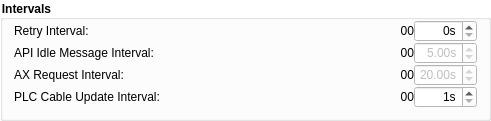
                       <widget class="QGroupBox" name="IntervalGroup">
                        <property name="geometry">
                         <rect>
                          <x>0</x>
                          <y>330</y>
                          <width>491</width>
                          <height>121</height>
                         </rect>
                        </property>
                        <property name="font">
                         <font>
                          <weight>75</weight>
                          <bold>true</bold>
                         </font>
                        </property>
                        <property name="styleSheet">
                         <string notr="true">background-color: rgba(255, 255, 255, 100);
border-color: rgb(255, 255, 255);</string>
                        </property>
                        <property name="title">
                         <string>Intervals</string>
                        </property>
                        <property name="flat">
                         <bool>true</bool>
                        </property>
                        <layout class="QGridLayout" name="gridLayout_14">
                         <property name="topMargin">
                          <number>0</number>
                         </property>
                         <property name="bottomMargin">
                          <number>0</number>
                         </property>
                         <property name="spacing">
                          <number>0</number>
                         </property>
                         <item row="1" column="2">
                          <widget class="QDoubleSpinBox" name="dsb_apiInterval">
                           <property name="enabled">
                            <bool>false</bool>
                           </property>
                           <property name="sizePolicy">
                            <sizepolicy hsizetype="Expanding" vsizetype="Expanding">
                             <horstretch>0</horstretch>
                             <verstretch>0</verstretch>
                            </sizepolicy>
                           </property>
                           <property name="minimumSize">
                            <size>
                             <width>63</width>
                             <height>0</height>
                            </size>
                           </property>
                           <property name="maximumSize">
                            <size>
                             <width>56</width>
                             <height>16777215</height>
                            </size>
                           </property>
                           <property name="toolTip">
                            <string>&lt;html&gt;&lt;head/&gt;&lt;body&gt;&lt;p&gt;The interval between attempts at communicating with API and PLC servers. If fails once, connection is lost.&lt;/p&gt;&lt;/body&gt;&lt;/html&gt;</string>
                           </property>
                           <property name="styleSheet">
                            <string notr="true">background-color:white</string>
                           </property>
                           <property name="alignment">
                            <set>Qt::AlignRight|Qt::AlignTrailing|Qt::AlignVCenter</set>
                           </property>
                           <property name="suffix">
                            <string>s</string>
                           </property>
                           <property name="decimals">
                            <number>2</number>
                           </property>
                           <property name="minimum">
                            <double>0.000000000000000</double>
                           </property>
                           <property name="maximum">
                            <double>120.000000000000000</double>
                           </property>
                           <property name="singleStep">
                            <double>1.000000000000000</double>
                           </property>
                           <property name="value">
                            <double>5.000000000000000</double>
                           </property>
                          </widget>
                         </item>
                         <item row="2" column="1">
                          <widget class="QLabel" name="l_axInterval">
                           <property name="toolTip">
                            <string>&lt;html&gt;&lt;head/&gt;&lt;body&gt;&lt;p&gt;This variable shows in how long does AX-Door sends a request.&lt;/p&gt;&lt;/body&gt;&lt;/html&gt;</string>
                           </property>
                           <property name="styleSheet">
                            <string notr="true">background-color:transparent</string>
                           </property>
                           <property name="text">
                            <string>00</string>
                           </property>
                           <property name="alignment">
                            <set>Qt::AlignRight|Qt::AlignTrailing|Qt::AlignVCenter</set>
                           </property>
                          </widget>
                         </item>
                         <item row="3" column="1">
                          <widget class="QLabel" name="l_plcInterval">
                           <property name="toolTip">
                            <string>&lt;html&gt;&lt;head/&gt;&lt;body&gt;&lt;p&gt;This variable shows in how long does MasterAPP executes GetCables.&lt;/p&gt;&lt;p&gt;&lt;br/&gt;&lt;/p&gt;&lt;p&gt;First execution always synchronizes to a minute.&lt;/p&gt;&lt;/body&gt;&lt;/html&gt;</string>
                           </property>
                           <property name="styleSheet">
                            <string notr="true">background-color:transparent</string>
                           </property>
                           <property name="text">
                            <string>00</string>
                           </property>
                           <property name="alignment">
                            <set>Qt::AlignRight|Qt::AlignTrailing|Qt::AlignVCenter</set>
                           </property>
                          </widget>
                         </item>
                         <item row="3" column="2">
                          <widget class="QDoubleSpinBox" name="dsb_plcInterval">
                           <property name="sizePolicy">
                            <sizepolicy hsizetype="Expanding" vsizetype="Expanding">
                             <horstretch>0</horstretch>
                             <verstretch>0</verstretch>
                            </sizepolicy>
                           </property>
                           <property name="minimumSize">
                            <size>
                             <width>63</width>
                             <height>0</height>
                            </size>
                           </property>
                           <property name="maximumSize">
                            <size>
                             <width>60</width>
                             <height>16777215</height>
                            </size>
                           </property>
                           <property name="toolTip">
                            <string>&lt;html&gt;&lt;head/&gt;&lt;body&gt;&lt;p&gt;The interval between attempts at updating the cable information.&lt;/p&gt;&lt;p&gt;If fails once, connection is lost.&lt;/p&gt;&lt;p&gt;Cannot be changed during update Loop.&lt;/p&gt;&lt;/body&gt;&lt;/html&gt;</string>
                           </property>
                           <property name="styleSheet">
                            <string notr="true">background-color:white</string>
                           </property>
                           <property name="alignment">
                            <set>Qt::AlignRight|Qt::AlignTrailing|Qt::AlignVCenter</set>
                           </property>
                           <property name="suffix">
                            <string>s</string>
                           </property>
                           <property name="decimals">
                            <number>0</number>
                           </property>
                           <property name="minimum">
                            <double>1.000000000000000</double>
                           </property>
                           <property name="maximum">
                            <double>60.000000000000000</double>
                           </property>
                           <property name="singleStep">
                            <double>1.000000000000000</double>
                           </property>
                           <property name="value">
                            <double>1.000000000000000</double>
                           </property>
                          </widget>
                         </item>
                         <item row="2" column="2">
                          <widget class="QDoubleSpinBox" name="dsb_axInterval">
                           <property name="enabled">
                            <bool>false</bool>
                           </property>
                           <property name="sizePolicy">
                            <sizepolicy hsizetype="Expanding" vsizetype="Expanding">
                             <horstretch>0</horstretch>
                             <verstretch>0</verstretch>
                            </sizepolicy>
                           </property>
                           <property name="minimumSize">
                            <size>
                             <width>63</width>
                             <height>0</height>
                            </size>
                           </property>
                           <property name="maximumSize">
                            <size>
                             <width>60</width>
                             <height>16777215</height>
                            </size>
                           </property>
                           <property name="toolTip">
                            <string>&lt;html&gt;&lt;head/&gt;&lt;body&gt;&lt;p&gt;The interval between attempts at communicating with API and PLC servers. If fails once, connection is lost.&lt;/p&gt;&lt;p&gt;Will be updated on the next request interval.&lt;/p&gt;&lt;/body&gt;&lt;/html&gt;</string>
                           </property>
                           <property name="styleSheet">
                            <string notr="true">background-color:white</string>
                           </property>
                           <property name="alignment">
                            <set>Qt::AlignRight|Qt::AlignTrailing|Qt::AlignVCenter</set>
                           </property>
                           <property name="suffix">
                            <string>s</string>
                           </property>
                           <property name="decimals">
                            <number>2</number>
                           </property>
                           <property name="minimum">
                            <double>1.000000000000000</double>
                           </property>
                           <property name="maximum">
                            <double>60.000000000000000</double>
                           </property>
                           <property name="singleStep">
                            <double>1.000000000000000</double>
                           </property>
                           <property name="value">
                            <double>20.000000000000000</double>
                           </property>
                          </widget>
                         </item>
                         <item row="0" column="2">
                          <widget class="QSpinBox" name="sb_retryInterval">
                           <property name="sizePolicy">
                            <sizepolicy hsizetype="Expanding" vsizetype="Expanding">
                             <horstretch>0</horstretch>
                             <verstretch>0</verstretch>
                            </sizepolicy>
                           </property>
                           <property name="minimumSize">
                            <size>
                             <width>63</width>
                             <height>0</height>
                            </size>
                           </property>
                           <property name="maximumSize">
                            <size>
                             <width>60</width>
                             <height>16777215</height>
                            </size>
                           </property>
                           <property name="styleSheet">
                            <string notr="true">background-color:white</string>
                           </property>
                           <property name="alignment">
                            <set>Qt::AlignRight|Qt::AlignTrailing|Qt::AlignVCenter</set>
                           </property>
                           <property name="suffix">
                            <string>s</string>
                           </property>
                          </widget>
                         </item>
                         <item row="0" column="1">
                          <widget class="QLabel" name="l_retryInterval">
                           <property name="toolTip">
                            <string>&lt;html&gt;&lt;head/&gt;&lt;body&gt;&lt;p&gt;This variable shows in how long does MasterAPP executes Retry.&lt;/p&gt;&lt;/body&gt;&lt;/html&gt;</string>
                           </property>
                           <property name="styleSheet">
                            <string notr="true">background-color:transparent</string>
                           </property>
                           <property name="text">
                            <string>00</string>
                           </property>
                           <property name="alignment">
                            <set>Qt::AlignRight|Qt::AlignTrailing|Qt::AlignVCenter</set>
                           </property>
                          </widget>
                         </item>
                         <item row="0" column="0">
                          <widget class="QLabel" name="label">
                           <property name="toolTip">
                            <string>&lt;html&gt;&lt;head/&gt;&lt;body&gt;&lt;p&gt;This variable controls the interval between individual attempts at connection to API and PLC servers.&lt;/p&gt;&lt;/body&gt;&lt;/html&gt;</string>
                           </property>
                           <property name="styleSheet">
                            <string notr="true">background-color:transparent</string>
                           </property>
                           <property name="text">
                            <string>Retry Interval:</string>
                           </property>
                          </widget>
                         </item>
                         <item row="1" column="0">
                          <widget class="QLabel" name="label_6">
                           <property name="toolTip">
                            <string>&lt;html&gt;&lt;head/&gt;&lt;body&gt;&lt;p&gt;This variable controls the interval between Idle messages to API.&lt;/p&gt;&lt;p&gt;MasterAPP periodically sends a http GET request on which API responds in case of an update.&lt;/p&gt;&lt;/body&gt;&lt;/html&gt;</string>
                           </property>
                           <property name="styleSheet">
                            <string notr="true">background-color:transparent</string>
                           </property>
                           <property name="text">
                            <string>API Idle Message Interval:</string>
                           </property>
                          </widget>
                         </item>
                         <item row="2" column="0">
                          <widget class="QLabel" name="label_14">
                           <property name="toolTip">
                            <string>&lt;html&gt;&lt;head/&gt;&lt;body&gt;&lt;p&gt;This variable controls the interval between keepAlive messages from AX-DOOR.&lt;/p&gt;&lt;/body&gt;&lt;/html&gt;</string>
                           </property>
                           <property name="styleSheet">
                            <string notr="true">background-color:transparent</string>
                           </property>
                           <property name="text">
                            <string>AX Request Interval:</string>
                           </property>
                          </widget>
                         </item>
                         <item row="3" column="0">
                          <widget class="QLabel" name="label_22">
                           <property name="toolTip">
                            <string>&lt;html&gt;&lt;head/&gt;&lt;body&gt;&lt;p&gt;This variable controls the interval between updating Cable information from both API and PLC.&lt;/p&gt;&lt;p&gt;MasterAPP periodically sends a request on which API responds with Rider information, then sends the same for PLC which responds with Cable information&lt;/p&gt;&lt;/body&gt;&lt;/html&gt;</string>
                           </property>
                           <property name="styleSheet">
                            <string notr="true">background-color:transparent</string>
                           </property>
                           <property name="text">
                            <string>PLC Cable Update Interval:</string>
                           </property>
                          </widget>
                         </item>
                         <item row="1" column="1">
                          <widget class="QLabel" name="l_apiInterval">
                           <property name="toolTip">
                            <string>&lt;html&gt;&lt;head/&gt;&lt;body&gt;&lt;p&gt;This variable shows in how long does MasterAPP sends an Idle Message&lt;/p&gt;&lt;/body&gt;&lt;/html&gt;</string>
                           </property>
                           <property name="styleSheet">
                            <string notr="true">background-color:transparent</string>
                           </property>
                           <property name="text">
                            <string>00</string>
                           </property>
                           <property name="alignment">
                            <set>Qt::AlignRight|Qt::AlignTrailing|Qt::AlignVCenter</set>
                           </property>
                          </widget>
                         </item>
                         <item row="4" column="0">
                          <spacer name="verticalSpacer_8">
                           <property name="orientation">
                            <enum>Qt::Vertical</enum>
                           </property>
                           <property name="sizeHint" stdset="0">
                            <size>
                             <width>20</width>
                             <height>40</height>
                            </size>
                           </property>
                          </spacer>
                         </item>
                        </layout>
                       </widget>
